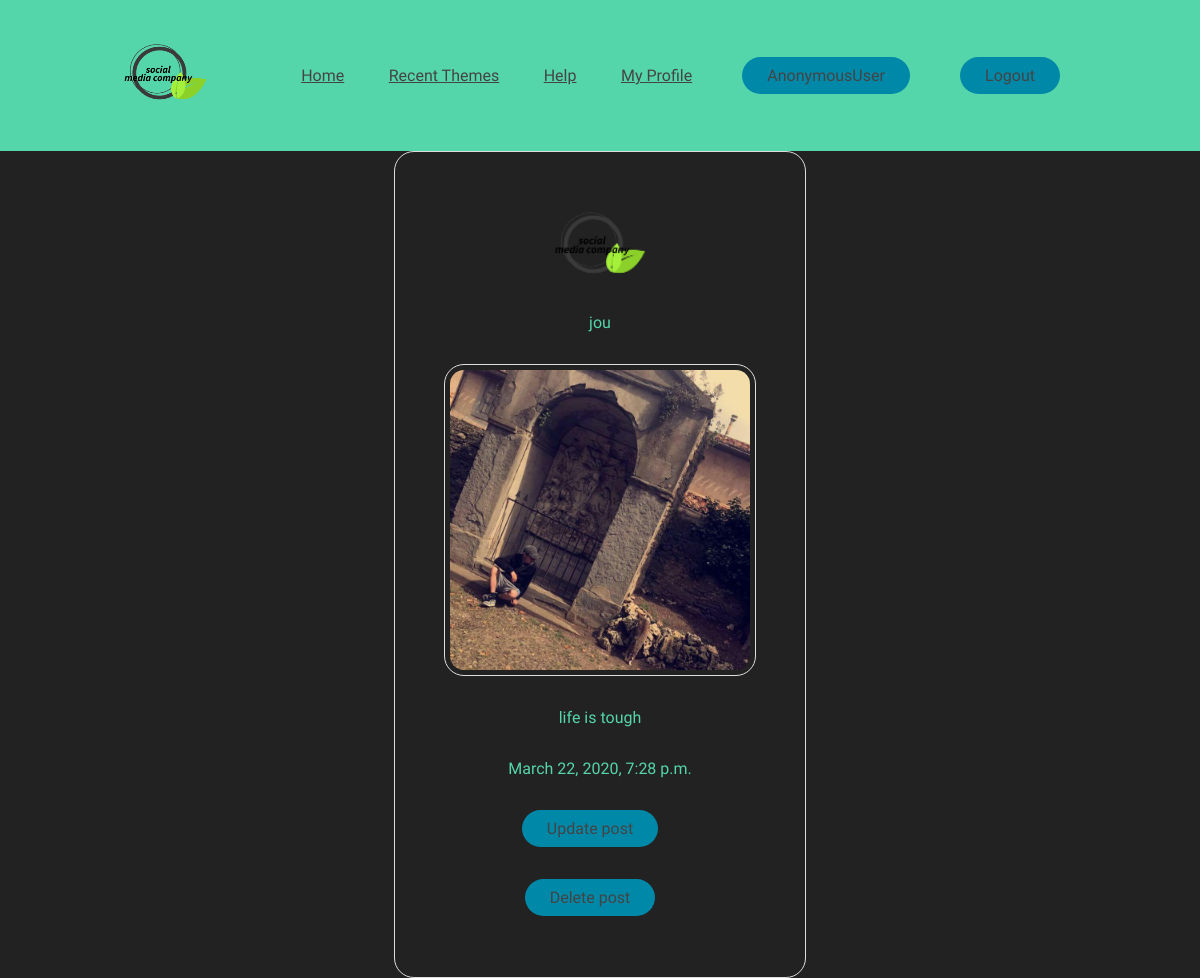
Before: /post/1/ with the older database file.
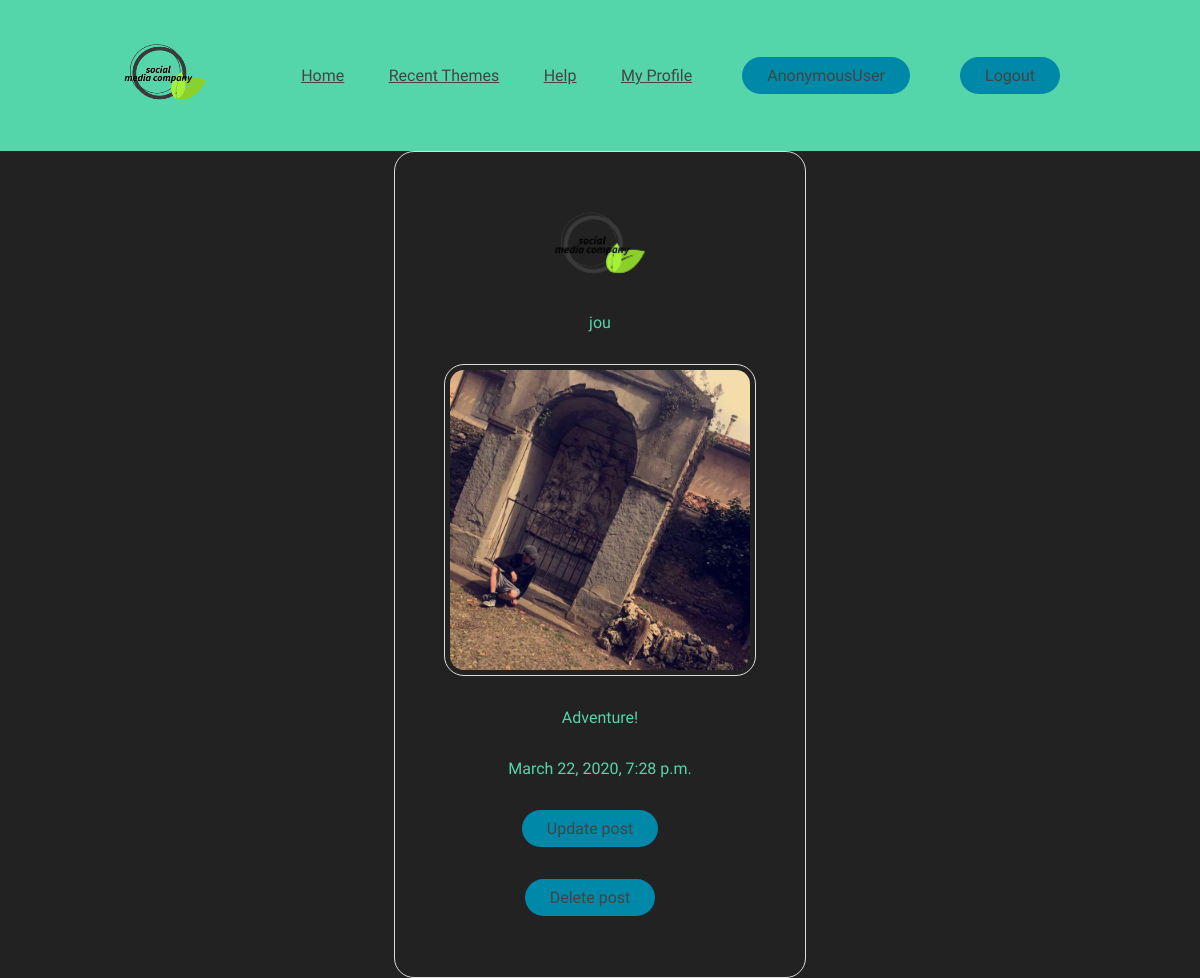
After: the same page with the newer database file.
### blog/models.py (models this page shows, shortened)
class Post(models.Model):
    user = models.ForeignKey(settings.AUTH_USER_MODEL,
                             related_name='images_created',
                             on_delete=models.CASCADE)
    image = models.ImageField(upload_to='images/%Y/%m/%d/')
    caption = models.TextField(db_index=True)
    created = models.DateTimeField(default=timezone.now)
    user_like = models.ManyToManyField(settings.AUTH_USER_MODEL,
                                       related_name='images_liked',
                                       blank=True)

class Profile(models.Model):
    user = models.OneToOneField(User, on_delete=models.CASCADE)
    image = models.ImageField(default='default.jpg', upload_to='profile_pic')
    my_story = models.CharField(max_length=200, null=True)

### blog/views.py (the view)
# urls.py: path('post/<int:pk>/', PostDetailView.as_view(), name='post-detail'),
class PostDetailView(DetailView):
    model = Post

### blog/templates/blog/post_detail.html (shortened to what this page needs)
{% load static %}
<html>
    <head>
        <link rel="stylesheet" type="text/css" href="{% static 'blog/style.css'%}">
    </head>
        <header>
            <a href="{% url 'blog-home' %}"><img class="logo" src="{% static 'image/logo.png' %}" alt="logo" ></a>
            <nav class="nav_bar">
                <ul>
                    <li><a href="{% url 'blog-home' %}">Home</a></li>
                    <li><a href="{% url 'blog-recent' %}">Recent Themes</a></li>
                    <li><a href="{% url 'blog-help' %}">Help</a></li>
                    <li><a href="{% url 'blog-profile' %}">My Profile</a></li>
                </ul>
            </nav>
            <a class="profile" href="{% url 'blog-profile' %}"><button>{{request.user}}</button></a>
            <a class="logout" href="{% url 'blog-logout' %}"><button>Logout</button></a>
        </header>
        <div class="box">
            <img class="profile-img" src="{{ object.user.profile.image.url }}">
            <p>{{ object.user }}</p>
            <p><img class="post" src="{{ post.image.url }}"></p>
            <p>{{ object.caption }}</p>
            <p>{{ object.created }}</p>
            <p><a href="{% url 'post-update' pk=post.id %}"><button>Update post</button></a></p>
            <p><a href="{% url 'post-delete' pk=post.id %}"><button>Delete post</button></a></p>
        </div>
    </body>
</html>

### blog/static/blog/style.css (style rules this page uses)
li, a, button { font-family: 'ZCOOL KuaiLe', cursive; font-weight: 500; font-size: 16px; color: #444; text-decoration: none; }
header { display: flex; justify-content: space-between; align-items: center; text-align: center; background: #55d6aa; padding: 30px 10%; }
.logo { cursor: pointer; }
.nav_bar { list-style: none; }
.nav_bar li { display: inline-block; padding: 0px 20px; text-decoration: underline; }
.nav_bar li a { transition: all 0.3s ease 0s; }
button { padding: 9px 25px; background-color: rgba(0, 136, 169, 1); border: none; border-radius: 50px; cursor: pointer; transition: all 0.3s ease 0s; margin-right: 20px; }
p { font-family: 'ZCOOL KuaiLe', cursive; text-align: center; color: #55d6aa; }

### blog/templates/blog/post_detail.html (style rules this page uses)
.box { border: 1px solid #ddd; border-radius: 20px; padding: 45px; margin: 0 auto; width: 320px; height: auto; display: flex; flex-direction: column }
.profile-img { display : block; margin-left: auto; margin-right: auto; border-radius: 15px 50px; width: auto; height: 100px; }
.post { border: 1px solid #ddd; border-radius: 20px; padding: 5px; width: 300px; }

Changed rows visible on the page:
changed Post "jou": caption "life is tough" → "Adventure!"
